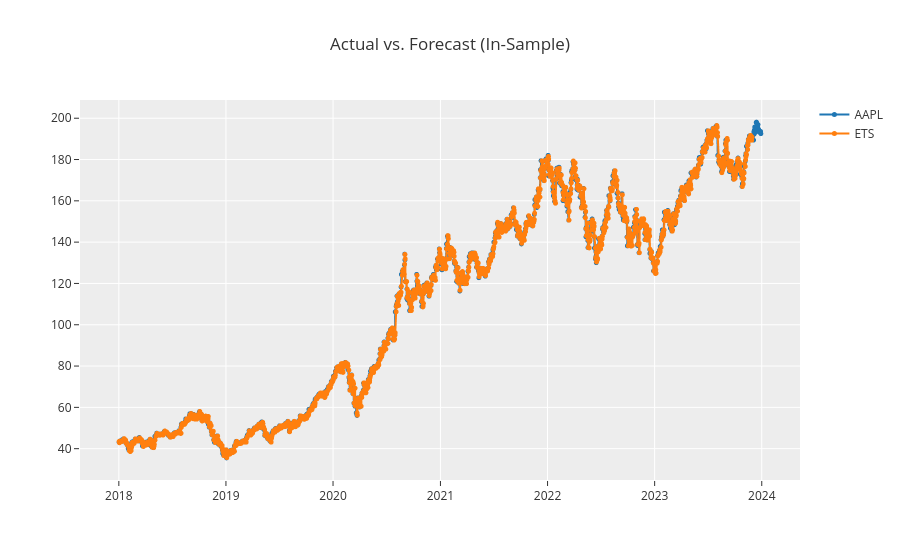

Notebook code for this chart:
### Code cell
exp.plot_model(tuned_ets, plot='insample')

### Figure 1 — Plotly figure (JSON) as saved in the notebook; plotly's stock layout.template omitted (floating-point values rounded to 4 significant figures; data arrays with more than 128 entries replaced by an {"elided": "..."} marker saying what was removed)
{"data": [{"line": {"color": "rgb(31, 119, 180)", "width": 2}, "marker": {"color": "rgb(31, 119, 180)", "size": 5}, "mode": "lines+markers", "name": "AAPL", "type": "scattergl", "x": {"elided": "1564 str values"}, "xaxis": "x", "y": {"elided": "1564 float values"}, "yaxis": "y"}, {"line": {"color": "rgb(255, 127, 14)", "width": 2}, "marker": {"color": "rgb(255, 127, 14)", "size": 5}, "mode": "lines+markers", "name": "ETS", "type": "scattergl", "x": {"elided": "1564 str values"}, "xaxis": "x", "y": {"elided": "1564 float values"}, "yaxis": "y"}], "layout": {"showlegend": true, "title": {"text": "Actual vs. Forecast (In-Sample)"}, "xaxis": {"anchor": "y", "domain": [0.0, 1.0]}, "yaxis": {"anchor": "x", "domain": [0.0, 1.0]}}}
